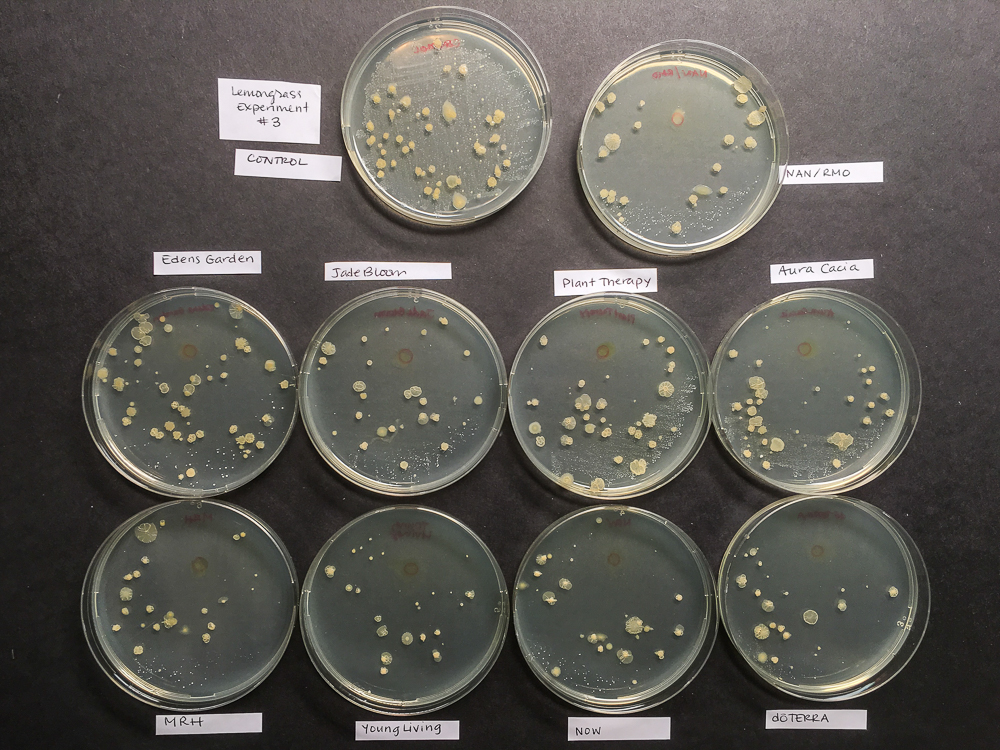
#> input picture results_L3.jpg, 1000 x 750 px
$ python circles_detection_histogram.py
#> lines starting #> are read from the running program, lines starting #| are printed output that depends on the picture; after the words box and inside, x2 and y2 are one past the last pixel; in counts of white or black regions, pixels touching at a corner belong together
#libraries import

import numpy as np
from scipy import ndimage,misc
import imageio
import matplotlib.pyplot as plt
import PIL
from PIL import Image
import cv2
from skimage import data, color
from skimage.transform import hough_circle, hough_circle_peaks
from skimage.feature import canny
from skimage.draw import circle_perimeter
from skimage.util import img_as_ubyte


# Load picture and detect edges
image = imageio.imread("results_L3.jpg")
#> image is the input picture: shape (750, 1000, 3); mean R, G, B 93.9, 90.8, 85.4

#convert to grayscale
image = color.rgb2gray(image)
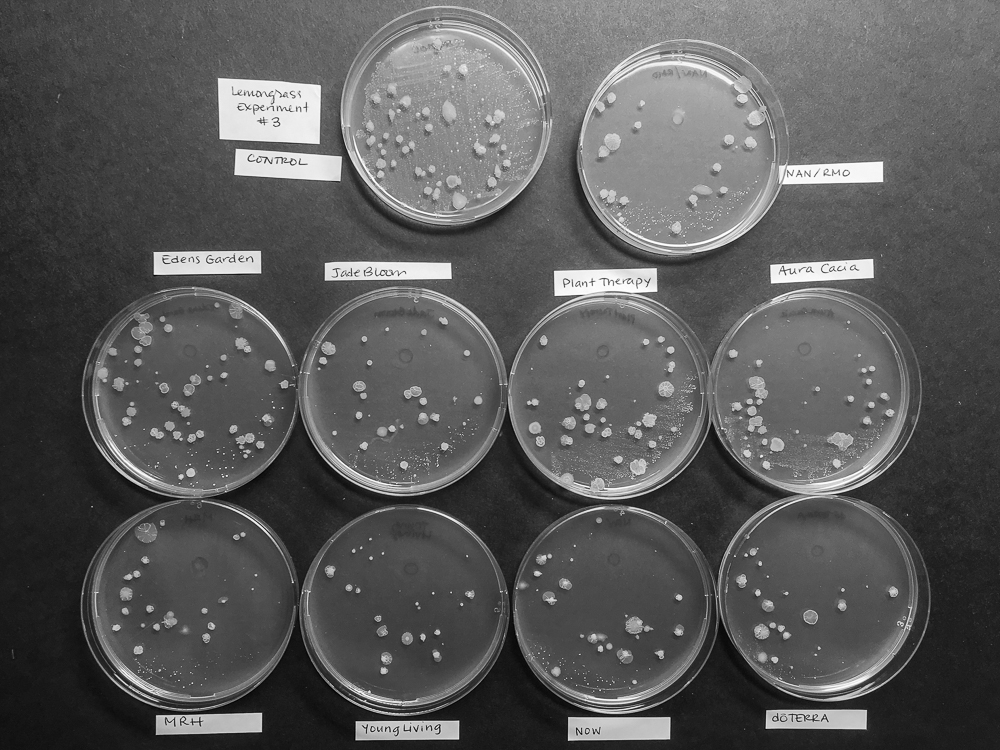
#> image: shape (750, 1000) float64; min 0.000565, max 1, mean 0.357

#sx = ndimage.sobel(image, axis=0, mode='constant')
#sy = ndimage.sobel(image, axis=1, mode='constant')
#edges = np.hypot(sx, sy)

edges = canny(image, sigma=1.7)# this work better
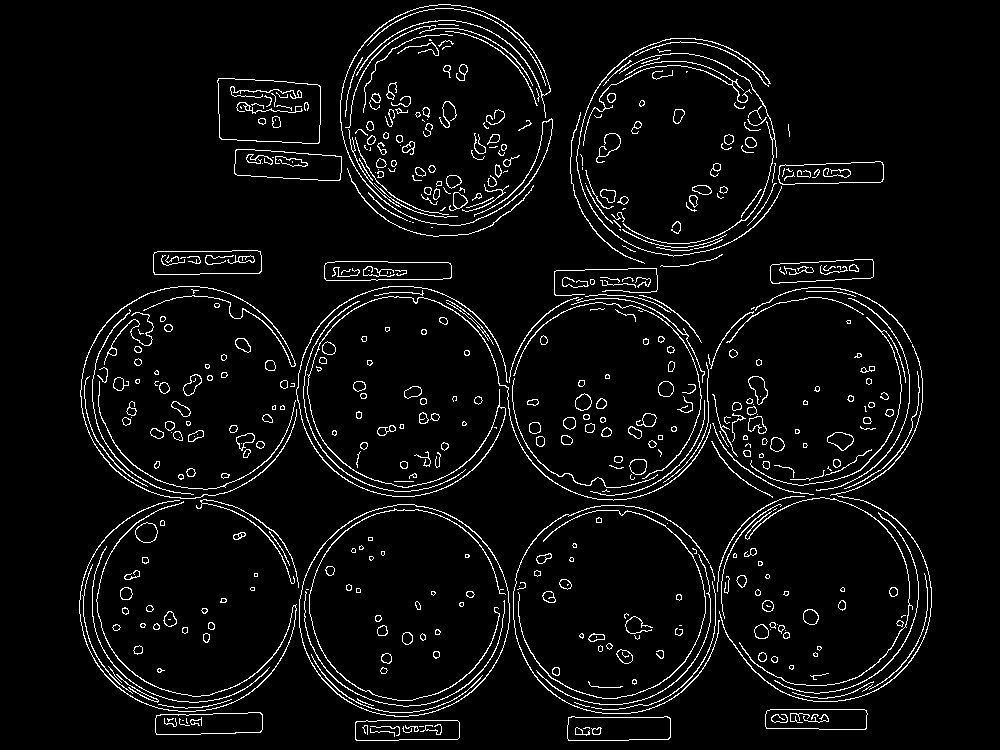
#> edges: shape (750, 1000) bool; 4.8% white in thin lines or dots, all inside (x1, y1, x2, y2) = (79, 4, 932, 741)
plt.imshow(edges)

# Detect two radii
hough_radii = np.arange(70, 120, 2)
hough_res = hough_circle(edges, hough_radii)

# Select the most prominent 10 circles
accums, cx, cy, radii = hough_circle_peaks(hough_res, hough_radii,
                                           total_num_peaks=10)
#> accums = [0.618, 0.605, 0.564, 0.556, 0.538, 0.534, 0.507, 0.502, 0.502, 0.495]; cx = [815, 403, 612, 606, 187, 445, 401, 405, 818, 193]; cy = [591, 610, 395, 395, 392, 118, 610, 609, 391, 600]; radii = [94, 106, 104, 94, 106, 98, 102, 104, 104, 102]

# Draw them
fig, ax = plt.subplots(ncols=1, nrows=1, figsize=(25, 20))
image = color.gray2rgb(image)
#> image: shape (750, 1000, 3) float64
for center_y, center_x, radius in zip(cy, cx, radii):
    circle = plt.Circle((center_x, center_y), radius, color='r')
    ax.add_artist(circle)
#> this loop made 10 passes
#> (center_y, center_x, radius) on passes 1 to 10: (591, 815, 94), (610, 403, 106), (395, 612, 104), (395, 606, 94), (392, 187, 106), (118, 445, 98), (610, 401, 102), (609, 405, 104), (391, 818, 104), (600, 193, 102)
#     circy, circx = circle_perimeter(center_y, center_x, radius)
#     image[circy, circx] = (220, 20, 20)

ax.imshow(image, cmap=plt.cm.gray)
plt.show()
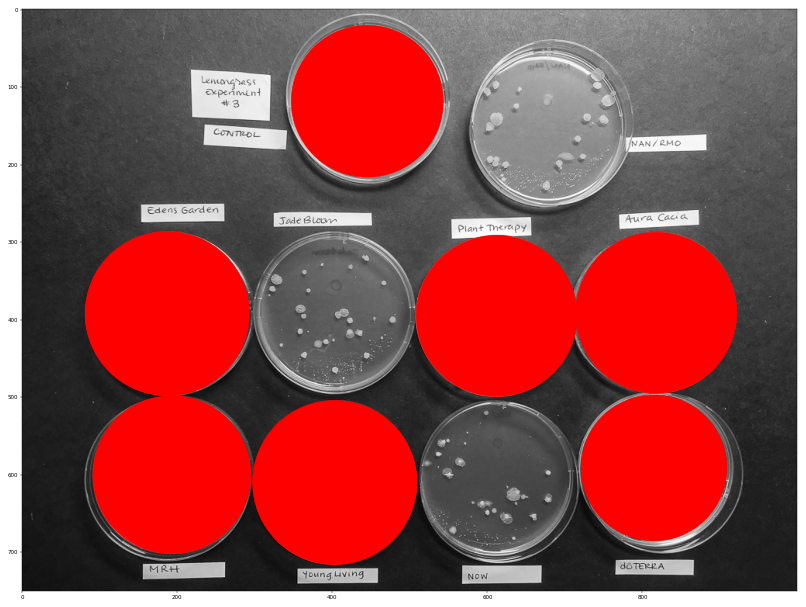
#> figure drawn by matplotlib, 1 panel

list(zip(cy, cx, radii)) # list of all the center and radii of the detected circles

####Histogram############
image=Image.open("results_L3.jpg")
image.show()
h=image.histogram()
#> h = 768 values, max 11136 at index 581, min 1 at index 0, mean 2929.7
plt.plot(h)

# Take only the Red counts

l1 = h[0:256]
#> l1 = 256 values, max 9986 at index 77, min 1 at index 0, mean 2929.7

# Take only the Blue counts

l2 = h[256:512]
#> l2 = 256 values, max 10974 at index 74, min 8 at index 4, mean 2929.7

# Take only the Green counts

l3 =h[512:768]
#> l3 = 256 values, max 11136 at index 69, min 22 at index 1, mean 2929.7

for i in range(1, 256):

    plt.bar(i, l1[i], color ='r', edgecolor='r', alpha=0.3)
    plt.bar(i, l2[i], color ='b', edgecolor='b', alpha=0.3)
    plt.bar(i, l3[i], color ='g', edgecolor='g', alpha=0.3)
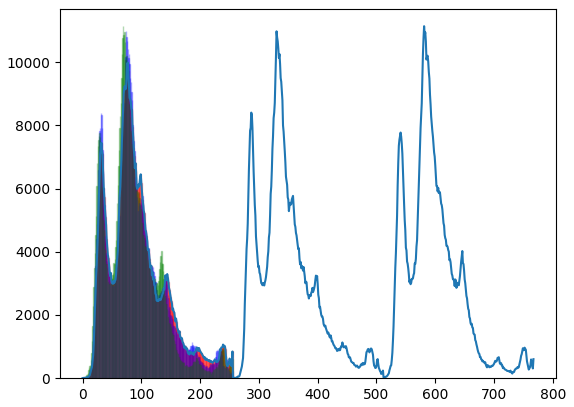
#> figure drawn by matplotlib, 1 panel; curve peaks at x = 581, y = 11136
